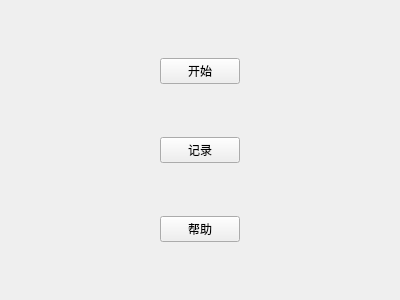
<?xml version="1.0" encoding="UTF-8"?>
<ui version="4.0">
 <class>MenuWidget</class>
 <widget class="QWidget" name="MenuWidget">
  <property name="geometry">
   <rect>
    <x>0</x>
    <y>0</y>
    <width>400</width>
    <height>300</height>
   </rect>
  </property>
  <property name="windowTitle">
   <string>MenuWidget</string>
  </property>
  <layout class="QVBoxLayout" name="verticalLayout">
   <item>
    <layout class="QHBoxLayout" name="horizontalLayout">
     <item>
      <spacer name="horizontalSpacer">
       <property name="orientation">
        <enum>Qt::Horizontal</enum>
       </property>
       <property name="sizeHint" stdset="0">
        <size>
         <width>40</width>
         <height>20</height>
        </size>
       </property>
      </spacer>
     </item>
     <item>
      <widget class="QPushButton" name="startBtn">
       <property name="text">
        <string>开始</string>
       </property>
      </widget>
     </item>
     <item>
      <spacer name="horizontalSpacer_2">
       <property name="orientation">
        <enum>Qt::Horizontal</enum>
       </property>
       <property name="sizeHint" stdset="0">
        <size>
         <width>40</width>
         <height>20</height>
        </size>
       </property>
      </spacer>
     </item>
    </layout>
   </item>
   <item>
    <layout class="QHBoxLayout" name="horizontalLayout_2">
     <item>
      <spacer name="horizontalSpacer_3">
       <property name="orientation">
        <enum>Qt::Horizontal</enum>
       </property>
       <property name="sizeHint" stdset="0">
        <size>
         <width>40</width>
         <height>20</height>
        </size>
       </property>
      </spacer>
     </item>
     <item>
      <widget class="QPushButton" name="recordBtn">
       <property name="text">
        <string>记录</string>
       </property>
      </widget>
     </item>
     <item>
      <spacer name="horizontalSpacer_4">
       <property name="orientation">
        <enum>Qt::Horizontal</enum>
       </property>
       <property name="sizeHint" stdset="0">
        <size>
         <width>40</width>
         <height>20</height>
        </size>
       </property>
      </spacer>
     </item>
    </layout>
   </item>
   <item>
    <layout class="QHBoxLayout" name="horizontalLayout_3">
     <item>
      <spacer name="horizontalSpacer_5">
       <property name="orientation">
        <enum>Qt::Horizontal</enum>
       </property>
       <property name="sizeHint" stdset="0">
        <size>
         <width>40</width>
         <height>20</height>
        </size>
       </property>
      </spacer>
     </item>
     <item>
      <widget class="QPushButton" name="helpBtn">
       <property name="text">
        <string>帮助</string>
       </property>
      </widget>
     </item>
     <item>
      <spacer name="horizontalSpacer_6">
       <property name="orientation">
        <enum>Qt::Horizontal</enum>
       </property>
       <property name="sizeHint" stdset="0">
        <size>
         <width>40</width>
         <height>20</height>
        </size>
       </property>
      </spacer>
     </item>
    </layout>
   </item>
  </layout>
 </widget>
 <resources/>
 <connections/>
</ui>
